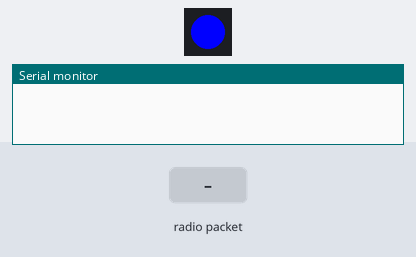
This sketch was run on a simulated ESP32. Parts: 1 RGB LEDs in strip order, left to right, the last lines printed to the serial monitor. The test bench sets the inputs (shaded band).

Above: at 1.2 s.
1.3 s: radio packet "1" arrives
At 3.3 s:
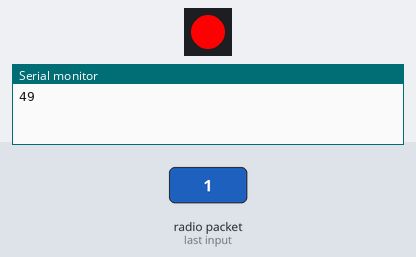
Timing chart, 0 to 4.8 s (numbered marks = the images above; inputs shaded):
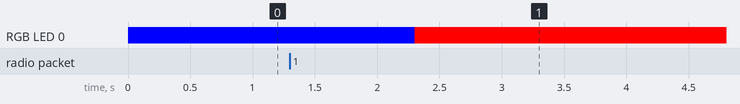

Measured:
- after the input at 1.3 s, RGB LED 0: RGB(0, 0, 255) → RGB(255, 0, 0) after 1.0 s

The sketch:

receiveOneByte.ino
```cpp
#include <esp_now.h>
#include <WiFi.h>
#include <NeoPixelBus.h>
#define pixelPin 4
#define relay 3
#define pornit OUTPUT
#define oprit INPUT

bool flagEroare=1;
NeoPixelBus<NeoGrbFeature, NeoEsp32Rmt0Ws2812xMethod> strip(1, pixelPin);

void OnDataRecv(const esp_now_recv_info_t *recvInfo, const uint8_t *data, int len) {
//  if(data[0]>40)
  {
    pinMode(relay, pornit);
    RgbColor color =RgbColor(0, 255, 0);
    strip.SetPixelColor(0, color);
    strip.Show(); // Initialize off
    Serial.println(data[0]);
    delay(1000);
    pinMode(relay, oprit);
    color =RgbColor(255, 0, 0);
    strip.SetPixelColor(0, color);
    strip.Show(); // Initialize off
  }

}

void setup() {
  pinMode(relay, oprit);
  strip.Begin();
  RgbColor color =RgbColor(0, 0, 255);
  strip.SetPixelColor(0, color);
  strip.Show(); // Initialize off
  Serial.begin(115200);
  WiFi.mode(WIFI_STA);
  if (esp_now_init() != ESP_OK) {
    Serial.println("Error initializing ESP-NOW");
    return;
  }

  esp_now_register_recv_cb(OnDataRecv);  // ✅ Works with updated signature
}

void loop() {
  // do nothing

}
```
